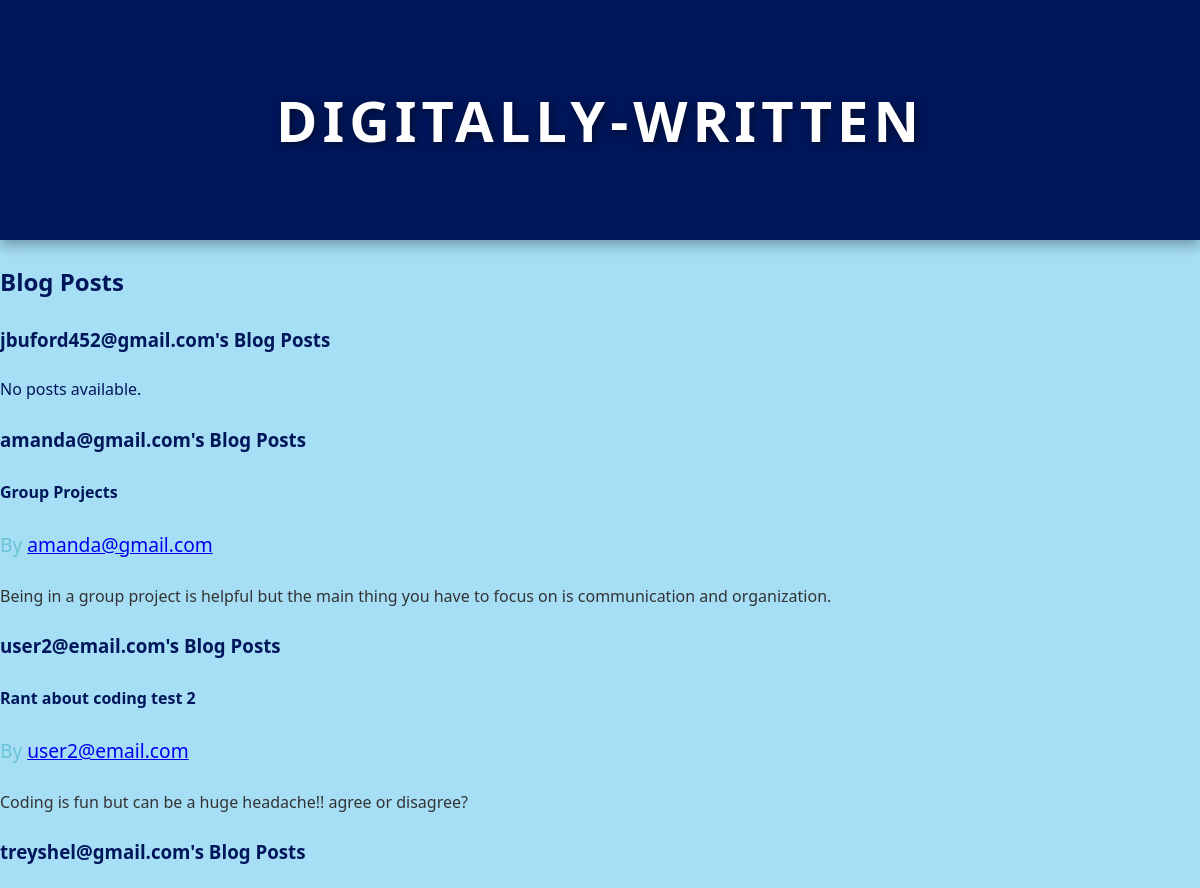
/post/ (upper part), run on an earlier commit of the app's database.
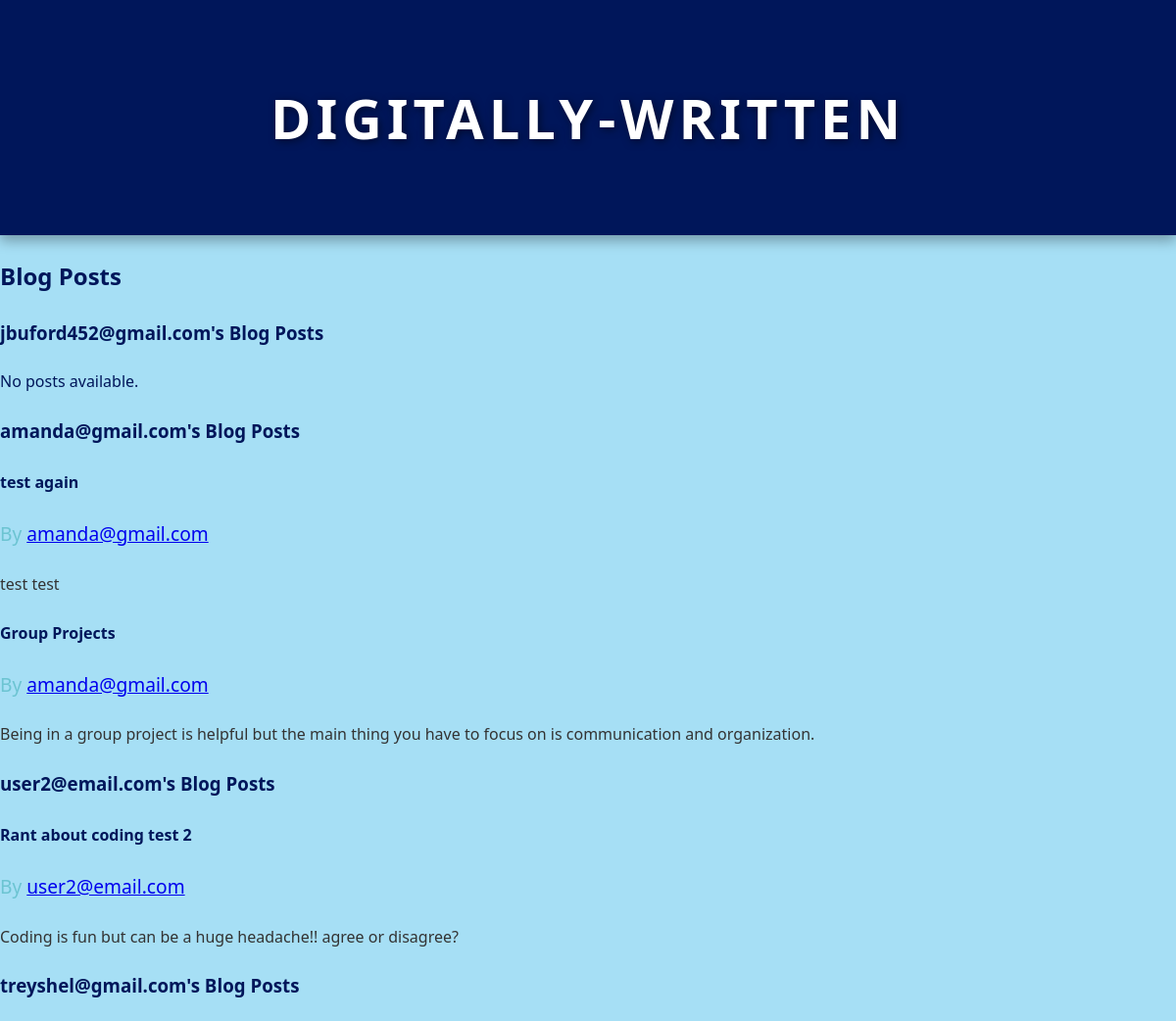
And on a later commit of the database.
### app/models.py (models this page shows, shortened)
class Post(models.Model):
    title = models.CharField(max_length=200)
    content = models.TextField()
    author = models.ForeignKey(User, on_delete=models.CASCADE)
    created_at = models.DateTimeField(auto_now_add=True)
    updated_at = models.DateTimeField(auto_now=True)

### app/views.py (the view)
# urls.py: path('post/', views.post_list, name='post_list'),
def post_list(request):
    users = User.objects.all()
    user_posts = {}
    for user in users:
        user_posts[user] = Post.objects.filter(author=user).order_by('-created_at')
    return render(request, 'post_list.html', {'user_posts': user_posts})

### app/templates/post_list.html (shortened to what this page needs)
{% extends 'base.html' %}
{% block content %}
<h2 class="page-title">Blog Posts</h2>
{% for user, posts in user_posts.items %}
    <div class="user-container">
        <h3 class="user-title">{{ user.username }}'s Blog Posts</h3>
        {% for post in posts %}
            <div class="post-item">
                <h4 class="post-title">{{ post.title }}</h4>
                <p class="post-author">By <a href="{% url 'profile_view' username=post.author.username %}" class="author-link">{{ post.author.username }}</a></p>
                <p class="post-content">{{ post.content }}</p>
            </div>
        {% empty %}
            <p class="no-posts-message">No posts available.</p>
        {% endfor %}
    </div>
{% endfor %}
{% endblock %}

What changed in the data, as far as the page shows it:
added Post: title "test again", author.username "amanda@gmail.com", content "test test"
